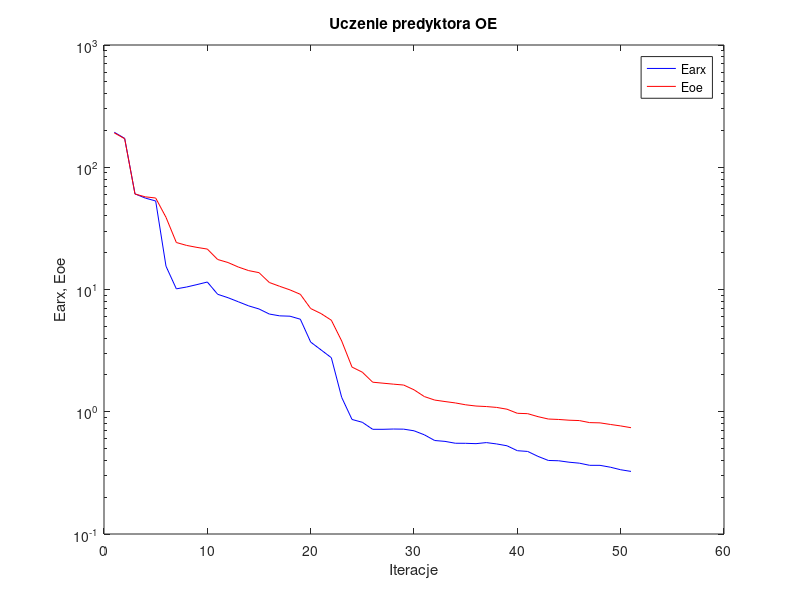
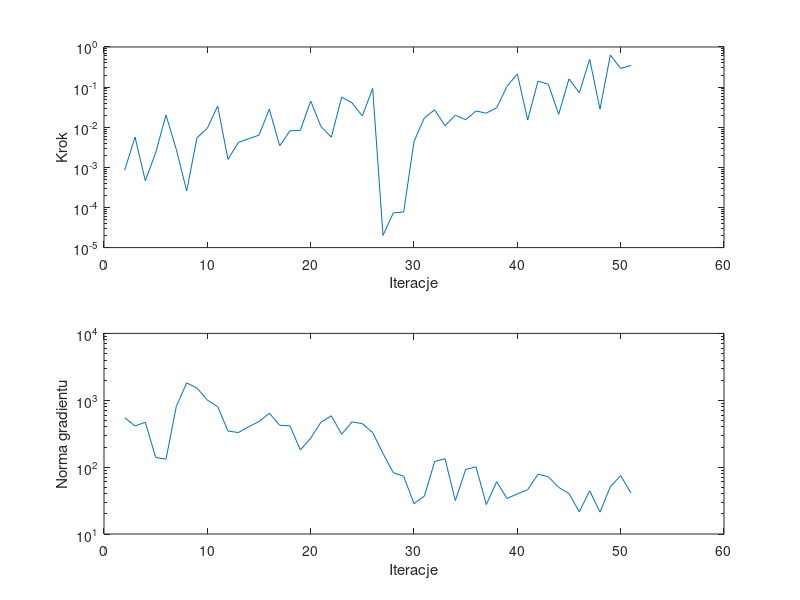

Here is the MATLAB script that generated these plots, in order:
%uczenie predyktora oe
clear all;
n=0; farx(n+1)=1.931544e+002; foe(n+1)=1.910485e+002; wspucz(n+1)=0.000000e+000; ng(n+1)=0.000000e+000;
%odnowa zmiennej metryki
n=1; farx(n+1)=1.722247e+002; foe(n+1)=1.711478e+002; krok(n+1)=8.410247e-004; ng(n+1)=5.489012e+002;
n=2; farx(n+1)=6.056542e+001; foe(n+1)=6.039163e+001; krok(n+1)=5.711090e-003; ng(n+1)=4.136493e+002;
n=3; farx(n+1)=5.594654e+001; foe(n+1)=5.726801e+001; krok(n+1)=4.623634e-004; ng(n+1)=4.686340e+002;
n=4; farx(n+1)=5.298381e+001; foe(n+1)=5.604850e+001; krok(n+1)=2.303132e-003; ng(n+1)=1.395991e+002;
n=5; farx(n+1)=1.550366e+001; foe(n+1)=3.893584e+001; krok(n+1)=2.008899e-002; ng(n+1)=1.316232e+002;
n=6; farx(n+1)=1.012551e+001; foe(n+1)=2.423383e+001; krok(n+1)=2.778799e-003; ng(n+1)=8.128161e+002;
n=7; farx(n+1)=1.048298e+001; foe(n+1)=2.293687e+001; krok(n+1)=2.574102e-004; ng(n+1)=1.815948e+003;
n=8; farx(n+1)=1.097185e+001; foe(n+1)=2.210080e+001; krok(n+1)=5.478088e-003; ng(n+1)=1.525714e+003;
n=9; farx(n+1)=1.151154e+001; foe(n+1)=2.141445e+001; krok(n+1)=9.439199e-003; ng(n+1)=1.004877e+003;
n=10; farx(n+1)=9.138337e+000; foe(n+1)=1.759677e+001; krok(n+1)=3.377159e-002; ng(n+1)=8.041160e+002;
n=11; farx(n+1)=8.568766e+000; foe(n+1)=1.662257e+001; krok(n+1)=1.575776e-003; ng(n+1)=3.466727e+002;
n=12; farx(n+1)=7.936182e+000; foe(n+1)=1.526716e+001; krok(n+1)=4.187528e-003; ng(n+1)=3.289118e+002;
n=13; farx(n+1)=7.346942e+000; foe(n+1)=1.427552e+001; krok(n+1)=5.172508e-003; ng(n+1)=4.015395e+002;
n=14; farx(n+1)=6.930649e+000; foe(n+1)=1.373561e+001; krok(n+1)=6.353015e-003; ng(n+1)=4.804655e+002;
n=15; farx(n+1)=6.298965e+000; foe(n+1)=1.141083e+001; krok(n+1)=2.835564e-002; ng(n+1)=6.398208e+002;
n=16; farx(n+1)=6.088915e+000; foe(n+1)=1.062209e+001; krok(n+1)=3.426502e-003; ng(n+1)=4.230492e+002;
n=17; farx(n+1)=6.048223e+000; foe(n+1)=9.924794e+000; krok(n+1)=8.155298e-003; ng(n+1)=4.141794e+002;
n=18; farx(n+1)=5.713934e+000; foe(n+1)=9.134824e+000; krok(n+1)=8.324349e-003; ng(n+1)=1.807127e+002;
n=19; farx(n+1)=3.714697e+000; foe(n+1)=6.987196e+000; krok(n+1)=4.486659e-002; ng(n+1)=2.706566e+002;
n=20; farx(n+1)=3.207863e+000; foe(n+1)=6.356746e+000; krok(n+1)=1.033570e-002; ng(n+1)=4.712498e+002;
n=21; farx(n+1)=2.768199e+000; foe(n+1)=5.607712e+000; krok(n+1)=5.654998e-003; ng(n+1)=5.853800e+002;
n=22; farx(n+1)=1.311369e+000; foe(n+1)=3.794889e+000; krok(n+1)=5.625683e-002; ng(n+1)=3.106070e+002;
n=23; farx(n+1)=8.649290e-001; foe(n+1)=2.319647e+000; krok(n+1)=4.050274e-002; ng(n+1)=4.741046e+002;
n=24; farx(n+1)=8.198557e-001; foe(n+1)=2.107204e+000; krok(n+1)=1.908478e-002; ng(n+1)=4.476326e+002;
n=25; farx(n+1)=7.186107e-001; foe(n+1)=1.745094e+000; krok(n+1)=9.326072e-002; ng(n+1)=3.285255e+002;
%odnowa zmiennej metryki
n=26; farx(n+1)=7.184991e-001; foe(n+1)=1.712791e+000; krok(n+1)=2.016710e-005; ng(n+1)=1.600698e+002;
n=27; farx(n+1)=7.222706e-001; foe(n+1)=1.681934e+000; krok(n+1)=7.363092e-005; ng(n+1)=8.243527e+001;
n=28; farx(n+1)=7.206037e-001; foe(n+1)=1.653935e+000; krok(n+1)=7.703001e-005; ng(n+1)=7.308015e+001;
n=29; farx(n+1)=6.986903e-001; foe(n+1)=1.512271e+000; krok(n+1)=4.408444e-003; ng(n+1)=2.842728e+001;
n=30; farx(n+1)=6.478922e-001; foe(n+1)=1.331341e+000; krok(n+1)=1.703305e-002; ng(n+1)=3.680984e+001;
n=31; farx(n+1)=5.818662e-001; foe(n+1)=1.246386e+000; krok(n+1)=2.720095e-002; ng(n+1)=1.214454e+002;
n=32; farx(n+1)=5.722677e-001; foe(n+1)=1.212081e+000; krok(n+1)=1.086709e-002; ng(n+1)=1.336982e+002;
n=33; farx(n+1)=5.526349e-001; foe(n+1)=1.180761e+000; krok(n+1)=1.991120e-002; ng(n+1)=3.156097e+001;
n=34; farx(n+1)=5.519389e-001; foe(n+1)=1.139941e+000; krok(n+1)=1.534343e-002; ng(n+1)=9.228794e+001;
n=35; farx(n+1)=5.482819e-001; foe(n+1)=1.113693e+000; krok(n+1)=2.541206e-002; ng(n+1)=1.009782e+002;
n=36; farx(n+1)=5.594225e-001; foe(n+1)=1.102933e+000; krok(n+1)=2.243356e-002; ng(n+1)=2.751939e+001;
n=37; farx(n+1)=5.453671e-001; foe(n+1)=1.085025e+000; krok(n+1)=3.045281e-002; ng(n+1)=6.047663e+001;
n=38; farx(n+1)=5.268467e-001; foe(n+1)=1.049155e+000; krok(n+1)=1.044009e-001; ng(n+1)=3.393477e+001;
n=39; farx(n+1)=4.801884e-001; foe(n+1)=9.714434e-001; krok(n+1)=2.134155e-001; ng(n+1)=3.973240e+001;
n=40; farx(n+1)=4.735919e-001; foe(n+1)=9.646244e-001; krok(n+1)=1.521910e-002; ng(n+1)=4.601734e+001;
n=41; farx(n+1)=4.314830e-001; foe(n+1)=9.118599e-001; krok(n+1)=1.409038e-001; ng(n+1)=7.850083e+001;
n=42; farx(n+1)=3.995985e-001; foe(n+1)=8.719735e-001; krok(n+1)=1.174729e-001; ng(n+1)=7.168045e+001;
n=43; farx(n+1)=3.972967e-001; foe(n+1)=8.648169e-001; krok(n+1)=2.097129e-002; ng(n+1)=4.983948e+001;
n=44; farx(n+1)=3.866847e-001; foe(n+1)=8.529247e-001; krok(n+1)=1.612369e-001; ng(n+1)=4.031447e+001;
n=45; farx(n+1)=3.797167e-001; foe(n+1)=8.469981e-001; krok(n+1)=7.190954e-002; ng(n+1)=2.140861e+001;
n=46; farx(n+1)=3.646338e-001; foe(n+1)=8.150175e-001; krok(n+1)=4.951781e-001; ng(n+1)=4.437192e+001;
n=47; farx(n+1)=3.644748e-001; foe(n+1)=8.111994e-001; krok(n+1)=2.812841e-002; ng(n+1)=2.121124e+001;
n=48; farx(n+1)=3.519621e-001; foe(n+1)=7.873517e-001; krok(n+1)=6.305900e-001; ng(n+1)=5.091234e+001;
n=49; farx(n+1)=3.354562e-001; foe(n+1)=7.658039e-001; krok(n+1)=2.920744e-001; ng(n+1)=7.471895e+001;
n=50; farx(n+1)=3.250734e-001; foe(n+1)=7.406280e-001; krok(n+1)=3.485301e-001; ng(n+1)=4.099708e+001;

figure; semilogy(farx,'b'); hold on; semilogy(foe,'r'); xlabel('Iteracje'); ylabel('Earx, Eoe'); legend('Earx','Eoe'); title('Uczenie predyktora OE');
figure; subplot(2,1,1); semilogy(krok); xlabel('Iteracje'); ylabel('Krok');
subplot(2,1,2); semilogy(ng); xlabel('Iteracje'); ylabel('Norma gradientu');
Earx=farx(n+1)
Eoe=foe(n+1)
